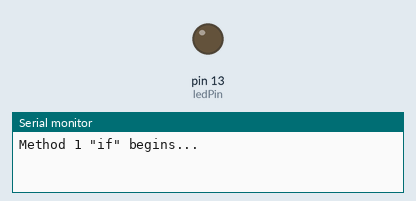
A sketch run on a simulated Arduino Uno, built with avr-gcc and run on an emulated ATmega328P. Parts: output pins drawn as LEDs (lit = HIGH), the last lines printed to the serial monitor.

Above: at 0.2 s.
At 8.7 s:
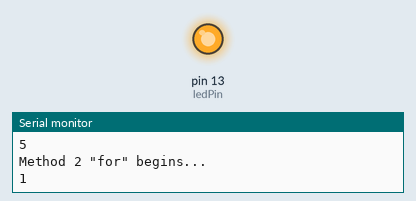
Timing chart, 0 to 9.1 s (numbered marks = the images above):
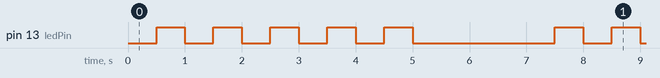

The sketch:

Iteration.ino
```cpp
/*This program explores several different C commands used to peform a
finite interative task.  The following C commands will be used:
- if
- for
- while

The task will be simply flashing the built-in PIN 13 LED a finite number
of times.

Developer: Wes Urbat
Modified Date: 03.18.16*/

//Preprocessor or Precompiler directives
//These directives are very powerful when trying to save memory when its limited
#define ledPin 13 //Prior to the compiler running the word "pin" will be replaced 13
#define freq 500 //Prior to the compiler running the word "freq" will be replaced with 500

//Declare and assign intial values to global variables
int i = 0; //iteration variable
int itrMax = 5; //Max interations
int LEDstate = LOW; //initial LED state on or off (HIGH/LOW)
int oneCycle = 0; //Detects whethere LED has executed one cycle (On to Off to On)
unsigned long previousTime = 0; //used to capture the previous scans time in ms.
unsigned long currentTime = millis(); //initialize current time
bool firstPrint = true; //detects whether to print a serial output for the first time.
bool meth1Comp = false; //method 1 completion flag
bool meth2Comp = false; //method 2 completion flag

//logic to detect first loop scan
//bool firstScanAfterLoopStart = true; //Used to detect first "loop" scan

void setup()
{

	/* Initialize hardware */
	pinMode(ledPin, OUTPUT); //Defines the specified PIN as an OUTPUT.
	Serial.begin(9600); //Opens the serial commuincation at a baud rate of 9600bps bits per second.

}

void loop()
{

	//Peform the finite interative task of flashing the LED with 3
	//separate methods.

	//Why can't a variable declaration be performed using a single scan if statment?
	//This forces the declaration to be global.
	//The logic commented out below violates complier rules.
	/*if (firstScanAfterLoopStart)
	{
		int freq = 1000; //defines the LED flash frequency
		int i = 0; //iteration variable
		int itrMax = 5; //Max interations
		int LEDstate = LOW; //initial LED state on or off (HIGH/LOW)
		unsigned long previousTime = 0; //used to capture the previous scans time in ms.
		unsigned long currentTime = millis(); //initialize current time
		firstScanAfterLoopStart = false;
		bool meth1Comp = false;
		bool meth2Comp = false;
	}*/

	currentTime = millis(); //Note this line of code is not executed when for or while loops are running.

	//Note these is a possibility there is reusable code in each method that would
	//be better served as a function.

	//METHOD 1 "if"

	if (!meth1Comp)
	{
		if (firstPrint)
		{
			Serial.println("Method 1 \"if\" begins...");
			firstPrint = false;
		}
		//If statement loops can be very useful when trying to eliminate potential for
		//unintended input scanning or output writing response delays.
		if (i < itrMax && currentTime >= previousTime + freq)
		{
			if (LEDstate == LOW)
			{
				LEDstate = HIGH;
			}
			else
			{
				LEDstate = LOW;
			}
			digitalWrite(ledPin, LEDstate);
			previousTime = currentTime;
			oneCycle++;
			if (oneCycle >= 2)
			{
				i++;
				Serial.println(i);
				oneCycle = 0;
			}
			if (i >= itrMax)
			{
				meth1Comp = true;
				firstPrint = true;
				i = 0; //initialize for next method's for loop.
			}
		}
	}


	//Method 2 "for"

	/*The for command is typically composed of three expressions.
	1 - iteration variable initialization
	2 - iteration variable comparision, used to end for loop.
	3 - iteration variable incriment / decriment expression.
	for(init;compare;inc.dec){}*/

	if (meth1Comp && currentTime >= previousTime + 5*freq)
	{
		if (!meth2Comp)
		{
			if (firstPrint)
			{
				Serial.println("Method 2 \"for\" begins..."); //note the use of string "" and " within the string using a \ character.
				firstPrint = false;
			}
			//Any monitoring of inputs or writing of outputs must be programmed within each while loop.
			//Not putting such code inside these loops will result in response time delays in magnitude
			//of the duration it takes to execute the full loop.
			for (;i < itrMax;) //Notice only comparision expression present.
			{
				for (oneCycle = 0; oneCycle < 2;)
				{
					currentTime = millis();
					if (currentTime >= previousTime + freq)
					{
						if (LEDstate == LOW)
						{
							LEDstate = HIGH;
						}
						else
						{
							LEDstate = LOW;
						}
						digitalWrite(ledPin, LEDstate);
						previousTime = currentTime;
						oneCycle++;
					}
				}
				i++;
				Serial.println(i);
			}
			meth2Comp = true;
			firstPrint = true;
			i = 0;
			oneCycle = 0;
		}
	}


	//Method 3 "while"
	if (meth2Comp && currentTime >= previousTime + freq * 5)
	{
		if (firstPrint)
		{
			Serial.println("Method 3 \"while\" begins..."); //note the use of string "" and " within the string using a \ character.
			firstPrint = false;
		}
		//Any monitoring of inputs or writing of outputs must be programmed within each while loop.
		//Not putting such code inside these loops will result in response time delays in magnitude
		//of the duration it takes to execute the full loop.
		while (i < 5)
		{
			while(oneCycle < 2)
			{
				currentTime = millis();
				if (currentTime >= previousTime + freq)
				{
					if (LEDstate == LOW)
					{
						LEDstate = HIGH;
					}
					else
					{
						LEDstate = LOW;
					}
					digitalWrite(ledPin, LEDstate);
					previousTime = currentTime;
					oneCycle++;
				}
			}
			i++;
			Serial.println(i);
			oneCycle = 0;
		}
		meth1Comp = false;
		meth2Comp = false;
		firstPrint = true;
		i = 0;
		delay(freq * 5); //Delay the restart of the whole loop function
				 //Cause all input scanning and code execution to pause.
	}
}
```

Measured:
- by itself, pin 13 (ledPin): repeats every 7.0 s: 4 × (LOW 0.50 s, HIGH 0.50 s), LOW 2.5 s, HIGH 0.50 s
- by itself, everything shown: repeats every 7.0 s, in 10 steps
